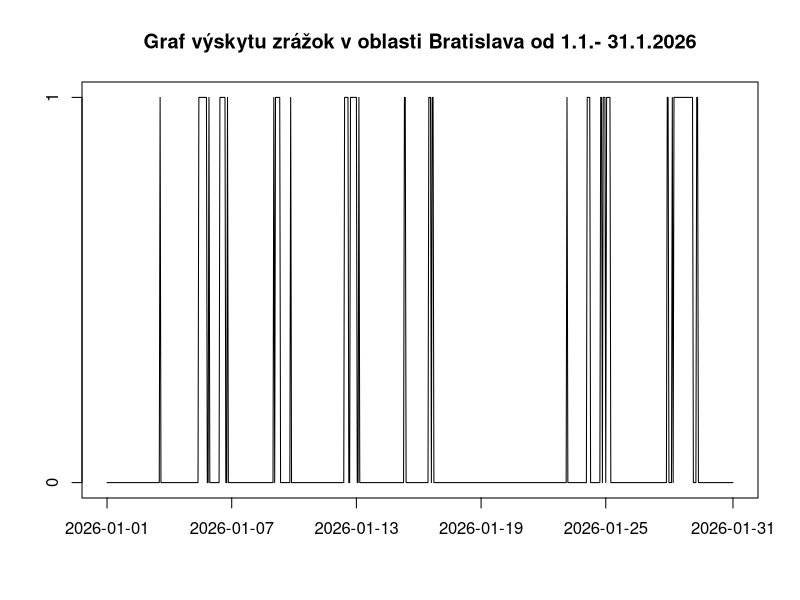
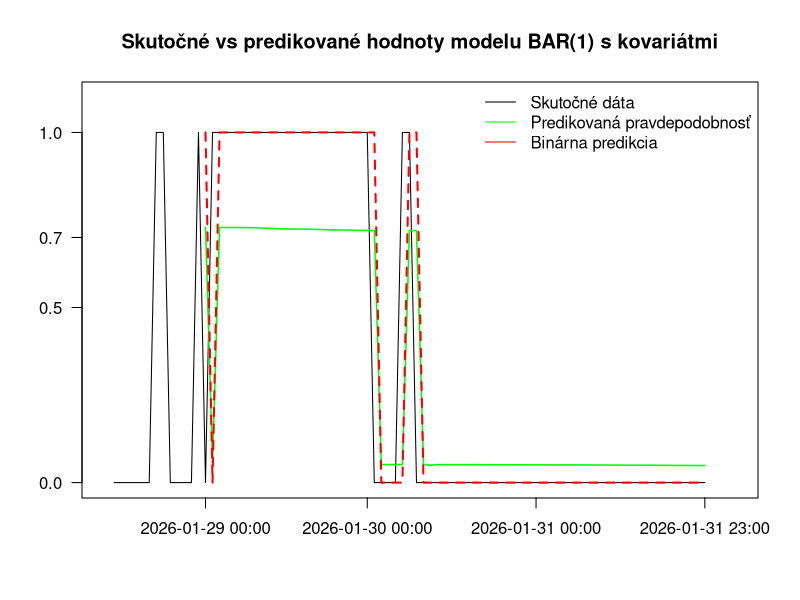

Here is the R script that generated these plots, in order:
#nacitanie potrebnych kniznic
library(stats)
library(dplyr)

#nacitanie dat - treba cestu, kde je subor ulozeny na nacitanie .csv suboru
dataset <- read.csv("BA_jan_2026.csv", sep = ";", header = TRUE)

#ulozenie datumov
datum <- substr(dataset[, 1],1,10)
# pridanie 1,ak prsalo, inak 0
dataset$precipiation_binary <- as.numeric(dataset$precipitation > 0) 

#vykreslenie čr
plot(dataset[, 6], type = "l", main = "Graf výskytu zrážok v oblasti Bratislava od 1.1.- 31.1.2026",
     xlab = "", ylab = "", xaxt="n", yaxt="n")
axis(1, at=1, labels=datum[1])
axis(1, at=149, labels=datum[149])
axis(1, at=297, labels=datum[297])
axis(1, at=445, labels=datum[445])
axis(1, at=593, labels=datum[593])
axis(1, at=length(datum), labels=datum[length(datum)])
axis(2, at = c(0, 1))

# pridanie oneskoreni/lagov
data <- dataset[,c(2,4,5,6)]
precipiation_binary_lag <- lag(data$precipiation_binary, n=1)
relative_humidity_lag <- lag(data$relative_humidity, n=1)
cloud_cover_lag <- lag(data$cloud_cover, n=1)
surface_pressure_lag <- lag(data$surface_pressure, n=1)
data <- data.frame(data, precipiation_binary_lag, relative_humidity_lag, 
                   cloud_cover_lag, surface_pressure_lag)
data <- na.omit(data)

# rozdelenie dat na train a test
n.ahead <- 72 # 3 dni
train <- data[1:(nrow(data)-n.ahead), ]
test <- data[(nrow(data)-n.ahead+1): nrow(data), ]

# odhady modelov
model <- glm(precipiation_binary ~ 0 + precipiation_binary_lag + relative_humidity_lag +
               cloud_cover_lag + surface_pressure_lag, family = binomial, data = train)
summary(model)

#____________
model2 <- glm(precipiation_binary ~ 0 + precipiation_binary_lag +
                cloud_cover_lag + surface_pressure_lag, family = binomial, data = train)
summary(model2)

# vypocet predikcii
pred <- predict(model2, newdata = test[c(5,7,8)], type = "response") 
predikcie <- ifelse(pred > 0.5, 1, 0)

###############################################################################
# vykreslenie s priblizenim
index2 <- (nrow(data)-n.ahead-12):nrow(data)

plot(data[index2, 4], type="l",main="Skutočné vs predikované hodnoty modelu BAR(1) s kovariátmi",
     xlab="", ylab="", xaxt="n", yaxt="n", ylim=c(0,1.1), xlim=c(0,89))
axis(1, at= (length(index2)-n.ahead+1), labels = dataset[length(datum)-n.ahead+1,1])
axis(1, at= 37, labels = dataset[length(datum)-length(index2)+1+37,1])
axis(1, at= 61, labels = dataset[length(datum)-length(index2)+1+61,1])
axis(1, at = length(index2), labels = dataset[length(datum),1])
axis(2, at = c(0, 0.5, 0.7, 1),las = 1, cex.axis = 1)
lines((length(index2)-n.ahead+1):length(index2), pred, col="green",lwd=1.5)
lines((length(index2)-n.ahead+1):length(index2), predikcie, col="red", lty = 2, lwd = 2)
legend("topright", legend = c("Skutočné dáta", 
                         "Predikovaná pravdepodobnosť",
                         "Binárna predikcia"),
       col = c("black","green","red"), lty = c(1, 1, 1), bty = "n")

################################################################################
# presnost uspesnych predikcii
realita <- data[(nrow(data)-n.ahead+1): nrow(data),4]
uspesnost <- (realita == predikcie)

summary(uspesnost)
mean(uspesnost) 
mean(1-uspesnost)
